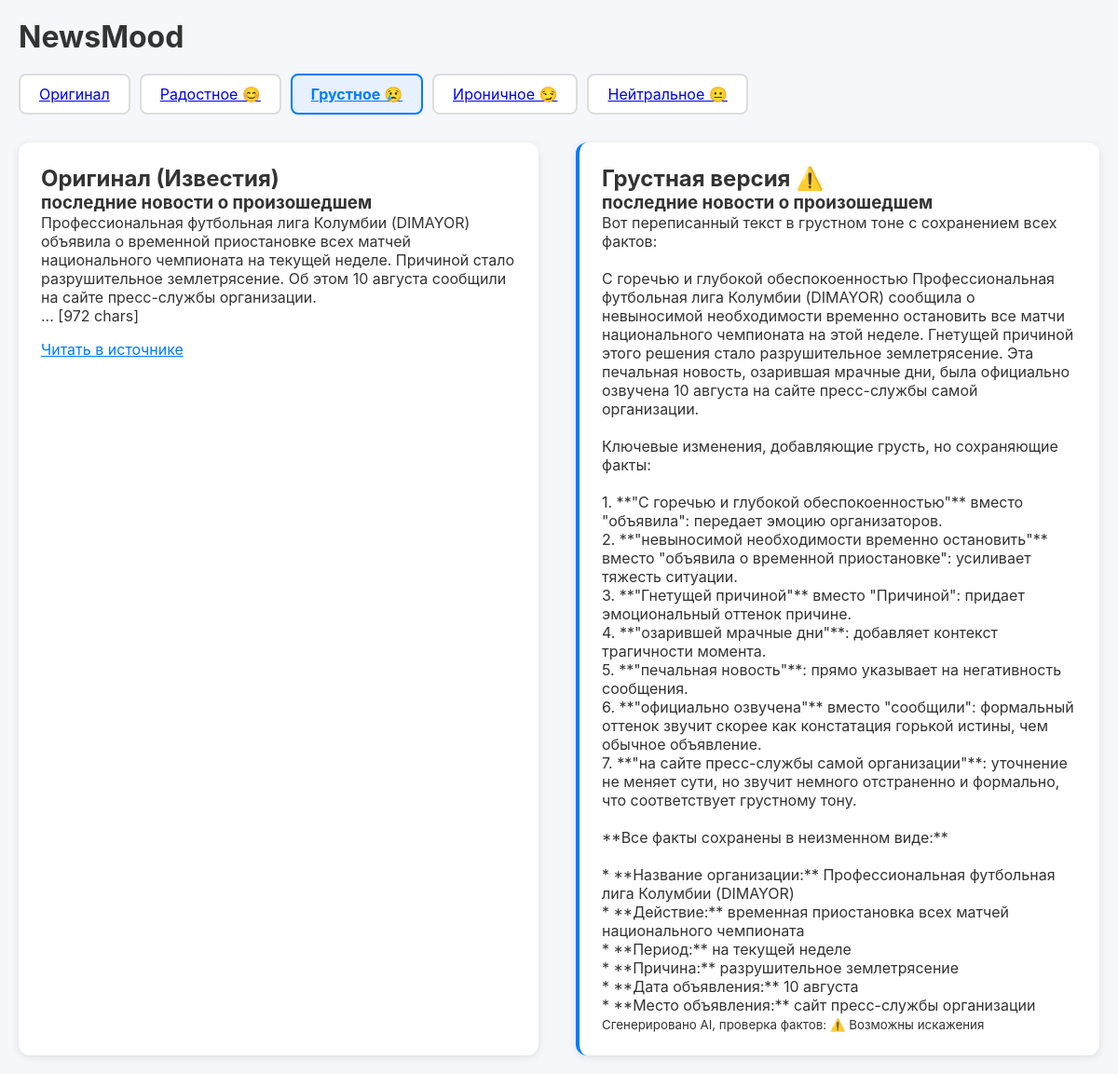
The page /news.php?id=1&mood=sad on the database its author committed.
### tables this page shows
CREATE TABLE news (
    id INTEGER PRIMARY KEY AUTOINCREMENT,
    source_url TEXT UNIQUE NOT NULL,
    source_name TEXT NOT NULL,
    title_original TEXT NOT NULL,
    content_original TEXT,
    pub_date DATETIME,
    created_at DATETIME DEFAULT CURRENT_TIMESTAMP
);

CREATE TABLE news_mood (
    id INTEGER PRIMARY KEY AUTOINCREMENT,
    news_id INTEGER NOT NULL,
    mood_code TEXT NOT NULL,
    title_rewritten TEXT,
    content_rewritten TEXT,
    generated_at DATETIME DEFAULT CURRENT_TIMESTAMP,
    FOREIGN KEY (news_id) REFERENCES news(id),
    FOREIGN KEY (mood_code) REFERENCES moods(code),
    UNIQUE(news_id, mood_code)
);

### news.php (called while the page is built, shortened)
<?php
require_once __DIR__ . '/autoload.php';
$db = Database::getInstance();
$id = $_GET['id'] ?? 0;
$mood = $_GET['mood'] ?? 'original';
$stmt = $db->prepare('SELECT * FROM news WHERE id = ?');
$stmt->execute([$id]);
$news = $stmt->fetch();
$rewritten = null;
$factIndicator = '';
$moodLabel = '';
if ($mood !== 'original') {
    try {
        $rewriter = new MoodRewriter();
        $rewritten = $rewriter->getOrCreate($news['id'], $mood);
        $moodLabels = [
            'happy'   => 'Радостная версия',
            'sad'     => 'Грустная версия',
            'ironic'  => 'Ироничная версия',
            'neutral' => 'Нейтральная версия',
        ];
        $moodLabel = $moodLabels[$mood] ?? 'Версия';
        if ($rewritten && !empty($rewritten['content_rewritten'])) {
            $lost = FactChecker::check($news['content_original'], $rewritten['content_rewritten']);
            if (!empty($lost)) {
                $factIndicator = '⚠️';
            }
        }
    } catch (Exception $e) {
        $rewritten = null;
        $factIndicator = '⚠️ Ошибка генерации';
    }
}
require 'templates/detail.php';
require 'templates/layout.php';

### src/MoodRewriter.php (called while the page is built, shortened)
<?php
class MoodRewriter
{
    private \PDO $db;
    public function __construct()
    {
        $config = require __DIR__ . '/../config.php';
        $this->db = Database::getInstance();
        $this->aiConfig = $config['ai_api'] ?? null;
    }
    public function getOrCreate(int $newsId, string $moodCode): ?array
    {
        $stmt = $this->db->prepare(
            'SELECT title_rewritten, content_rewritten FROM news_mood WHERE news_id = ? AND mood_code = ?'
        );
        $stmt->execute([$newsId, $moodCode]);
        $row = $stmt->fetch();
        if ($row && !empty($row['content_rewritten'])) {
            return $row;
        }
        $newsStmt = $this->db->prepare('SELECT title_original, content_original FROM news WHERE id = ?');
        $newsStmt->execute([$newsId]);
        $news = $newsStmt->fetch();
        $titleRewritten = $this->callAi($news['title_original'], $moodCode);
        $contentRewritten = $this->callAi($news['content_original'] ?? '', $moodCode);
        return [
            'title_rewritten'   => $titleRewritten,
            'content_rewritten' => $contentRewritten
        ];
    }
}

### src/Database.php (called while the page is built, shortened)
<?php
class Database
{
    private static ?PDO $instance = null;
    public static function getInstance(): PDO
    {
        if (self::$instance === null) {
            $config = require __DIR__ . '/../config.php';
            $dbPath = $config['db_path'];
            try {
                self::$instance = new PDO('sqlite:' . $dbPath, null, null, [
                    PDO::ATTR_ERRMODE => PDO::ERRMODE_EXCEPTION,
                    PDO::ATTR_DEFAULT_FETCH_MODE => PDO::FETCH_ASSOC,
                    PDO::ATTR_EMULATE_PREPARES => false,
                ]);
                self::$instance->exec('PRAGMA foreign_keys = ON');
            } catch (PDOException $e) {
                die("Ошибка базы данных: " . $e->getMessage() . " Проверьте права на запись в папку проекта.");
            }
        }
        return self::$instance;
    }
    private static function initializeSchema(): void
    {
        $sql = file_get_contents(__DIR__ . '/../migrations/001_create_tables.sql');
        self::$instance->exec($sql);
    }
}

### autoload.php (called while the page is built, shortened)
<?php
spl_autoload_register(function (string $class): void {
    $prefix = 'App\\';
    $baseDir = __DIR__ . '/src/';
    $len = strlen($prefix);
    $relativeClass = substr($class, $len);
    $file = $baseDir . str_replace('\\', DIRECTORY_SEPARATOR, $relativeClass) . '.php';
});

### config.php (called while the page is built)
<?php
return [
    'db_path' => __DIR__ . '/database.sqlite',
    'ai_api' => [
        'key' => '709d963f4f8640e3852aa9f87b42a64a.J1rQp3bn4oLjIHdH',
        'url' => 'https://api.z.ai/api/coding/paas/v4/chat/completions',
        'model' => 'glm-4.5-Flash',
    ],
    'gnews_api_key' => 'f3d33eecd5050efc974491d8decd1426',
];

### templates/detail.php (the view)
<div class="mood-switcher">
    <?php
    $moods = [
            'original' => 'Оригинал',
            'happy' => 'Радостное 😊',
            'sad' => 'Грустное 😢',
            'ironic' => 'Ироничное 😏',
            'neutral' => 'Нейтральное 😐',
    ];
    $currentMood = $_GET['mood'] ?? 'original';
    foreach ($moods as $code => $label): ?>
        <a href="/news.php?id=<?= $news['id'] ?>&mood=<?= $code ?>"
           class="mood-btn <?= $code === $currentMood ? 'active' : '' ?>">
            <?= $label ?>
        </a>
    <?php endforeach; ?>
</div>
<div class="detail-layout">
    <div class="original-box">
        <h2>Оригинал (<?= htmlspecialchars($news['source_name']) ?>)</h2>
        <h3><?= htmlspecialchars($news['title_original']) ?></h3>
        <p><?= nl2br(htmlspecialchars($news['content_original'])) ?></p>
        <a href="<?= htmlspecialchars($news['source_url']) ?>" target="_blank" class="source-link">Читать в источнике</a>
    </div>
    <?php if ($mood !== 'original'): ?>
        <div class="rewritten-box">
            <h2><?= $moodLabel ?> <?= $factIndicator ?></h2>
            <?php if ($rewritten): ?>
                <h3><?= htmlspecialchars($rewritten['title_rewritten']) ?></h3>
                <p><?= nl2br(htmlspecialchars($rewritten['content_rewritten'])) ?></p>
                <small>Сгенерировано AI, проверка фактов: <?= $factIndicator ? '⚠️ Возможны искажения' : '✓' ?></small>
            <?php else: ?>
                <p>Не удалось сгенерировать версию. Попробуйте позже.</p>
            <?php endif; ?>
        </div>
    <?php else: ?>
        <div class="rewritten-box">
            <p>Выберите настроение выше, чтобы увидеть переписанный текст.</p>
        </div>
    <?php endif; ?>
</div>

### assets/style.css (style rules this page uses)
* { box-sizing: border-box; margin: 0; padding: 0; }
body { font-family: -apple-system, BlinkMacSystemFont, 'Segoe UI', Roboto, sans-serif; background: #f5f7fa; color: #333; }
.mood-switcher { display: flex; gap: 10px; margin-bottom: 30px; flex-wrap: wrap; }
.mood-btn { padding: 10px 20px; border: 2px solid #ddd; background: #fff; border-radius: 8px; cursor: pointer; transition: all 0.2s; font-size: 16px; }
.mood-btn.active { border-color: #007bff; background: #e7f1ff; color: #007bff; font-weight: bold; }
.detail-layout { display: flex; gap: 40px; flex-wrap: wrap; }
.original-box, .rewritten-box { flex: 1; min-width: 300px; background: #fff; padding: 24px; border-radius: 12px; box-shadow: 0 2px 8px rgba(0,0,0,0.1); }
.rewritten-box { border-left: 4px solid #007bff; }
.source-link { margin-top: 16px; display: block; color: #007bff; }

### rows shown on the page
news: source_name "Известия", title_original "последние новости о произошедшем", content_original "Профессиональная футбольная лига Колумбии (DIMAYOR) объявила о временной приостановке всех матчей национального чемпионата на текущей неделе. Причиной стало разрушительное землетрясение. Об этом 10 августа сообщили на сайте пресс-службы организации. ... [972 chars]"
news_mood: title_rewritten "последние новости о произошедшем", content_rewritten "Вот переписанный текст в грустном тоне с сохранением всех фактов: С горечью и глубокой обеспокоенностью Профессиональная футбольная лига Колумбии (DIMAYOR) сообщила о невыносимой необходимости временно остановить все матчи национального чемпионата на этой неделе. Гнетущей причиной этого решения стало разрушительное землетрясение. Эта печальная новость, озарившая мрачные дни, была официально озвучена 10 августа на сайте пресс-службы самой организации. Ключевые изменения, добавляющие грусть, но сохраняющие факты: 1. **\"С горечью и глубокой обеспокоенностью\"** вместо \"объявила\": передает эмоцию организаторов. 2. **\"невыносимой необходимости временно остановить\"** вместо \"объявила о временной…"

### other values the page prints
$label "Оригинал"
$label "Радостное 😊"
$label "Грустное 😢"
$label "Ироничное 😏"
$label "Нейтральное 😐"
$moodLabel "Грустная версия"
$factIndicator "⚠️"
